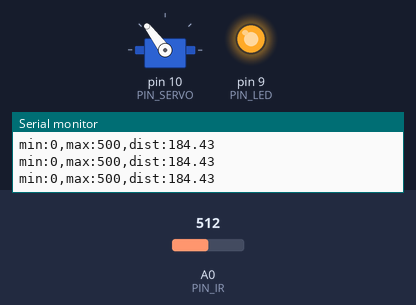
Recording of a sketch running on a simulated Arduino Uno, built with avr-gcc and run on an emulated ATmega328P. Parts: servo, output pins drawn as LEDs (lit = HIGH), the last lines printed to the serial monitor. Inputs (shaded band) come from the test bench; at power-on: A0 (PIN_IR) = 512.

Above: at 1.2 s.
1.3 s: A0 (PIN_IR) set to 350
2.8 s: A0 (PIN_IR) set to 331
At 4.0 s:
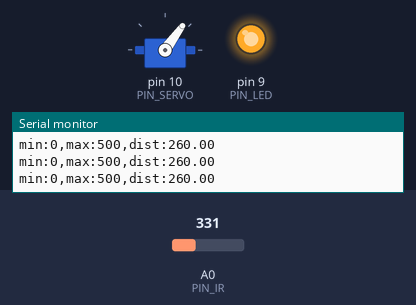
4.3 s: A0 (PIN_IR) set to 511
At 4.6 s:
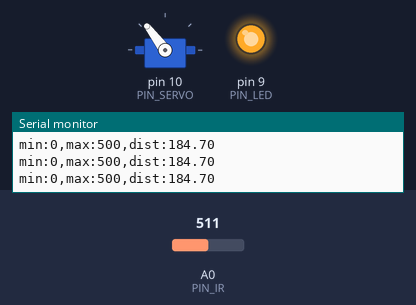
5.8 s: A0 (PIN_IR) set to 306
At 7.1 s:
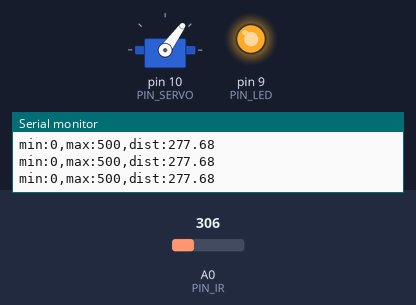
Timing chart, 0 to 8.3 s (numbered marks = the images above; inputs shaded):
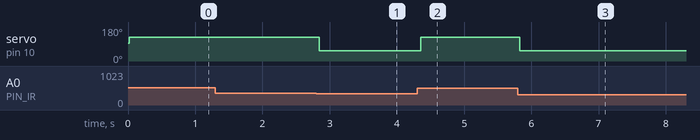

Measured:
- the behaviour switches between 339 and 338 on A0 (PIN_IR) (found by bisection; images 0 and 1)
- after the input at 2.8 s, servo on pin 10 (PIN_SERVO): 127° → 54° at once
- after the input at 4.3 s, servo on pin 10 (PIN_SERVO): 54° → 127° after 0.05 s
- after the input at 5.8 s, servo on pin 10 (PIN_SERVO): 127° → 54° at once

The sketch:

21_bbc_20203051.ino
```cpp
#include <Servo.h>
// Arduino pin assignment
#define PIN_IR A0
#define PIN_LED 9
#define PIN_SERVO 10

Servo myservo;

void setup() {
  myservo.attach(PIN_SERVO);
// initialize GPIO pins
  pinMode(PIN_LED,OUTPUT);
  digitalWrite(PIN_LED, 1);

// initialize serial port
  Serial.begin(57600);
  myservo.writeMicroseconds(1500);

}

float ir_distance(void){ // return value unit: mm
  float val;
  float volt = float(analogRead(PIN_IR));
  val = ((6762.0/(volt-9.0))-4.0) * 10.0 + 90;
  return val;
}

void loop() {
  float raw_dist = ir_distance();
  Serial.print("min:0,max:500,dist:");
  Serial.println(raw_dist);
  delay(20);
  if(raw_dist < 255) {
    myservo.writeMicroseconds(1850);
    delay(20);
  }

  else  {
    myservo.writeMicroseconds(1100);
    delay(20);
  }


}
```
